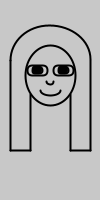
Frame 1 (no input)
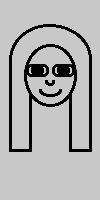
Frame 60 (the mouse pressed at the canvas centre just before this capture)
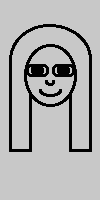
Frame 120 (the mouse held since frame 60 and released just before this capture)

The Processing sketch that drew these frames (run headless with seeded random() and noise(); from frame 60 on, the mouse is pressed at the canvas centre):

// Processing sketch: p2_sara
// ── p2_sara.pde
void setup(){
  //frameRate(2);
  size(100,200);
  background(200);
}
void draw (){
 sara (0,0);
}

// ── sara.pde
void sara (float px,float py){

 //push(); 
 translate(px,py);
  
 stroke(0);
 strokeWeight(2);
 
 //CABEZA
 noFill();
 ellipse(50,75,50,60);
 
 //PELO
  arc(50,60,80,70,radians(180),radians(360));
 line(10,60,10,150);
 line(90,60,90,150);
 line(10,150,30,150);
 line(70,150,90,150);
 line(30,150,30,94);
 line(70,150,70,94);
 
 //OJOS
 rectMode (CENTER);
 rect(37,70,20,10,7);
 rect(63,70,20,10,7);
 fill(0);
 rect(37,70,10,7,10);
 rect(63,70,10,7,10);
 
 //BOCA
 noFill();
 arc(50,90,20,10,radians(0),radians(180));
 
 //NARIZ
 arc(50,81,7,7,radians(0),radians(180));
 
 //pop();
 }
